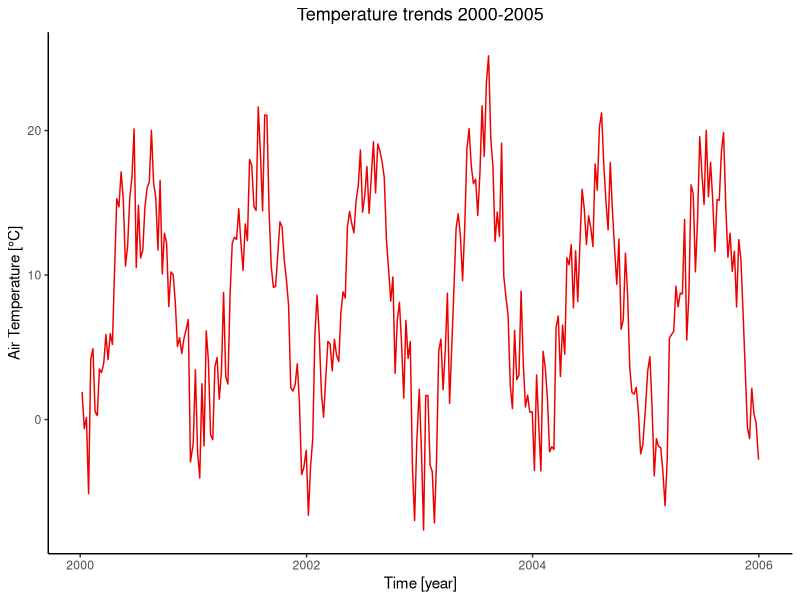
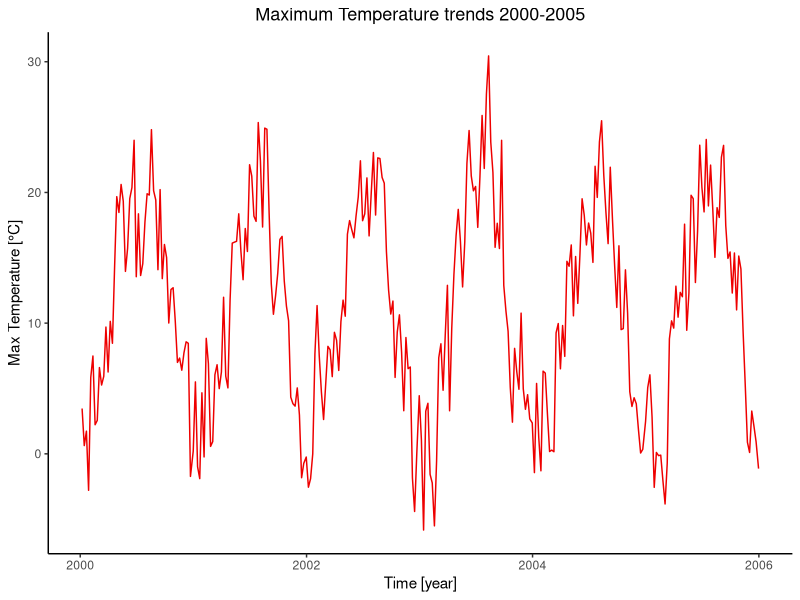
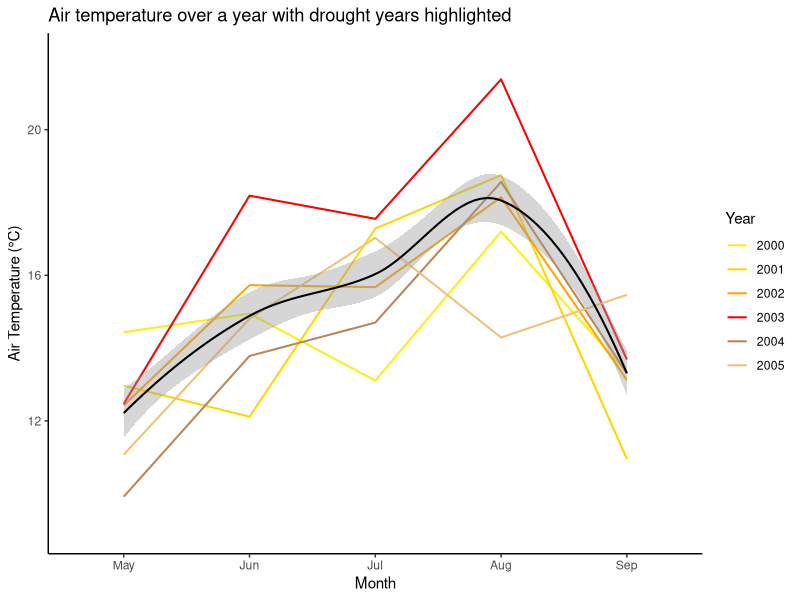
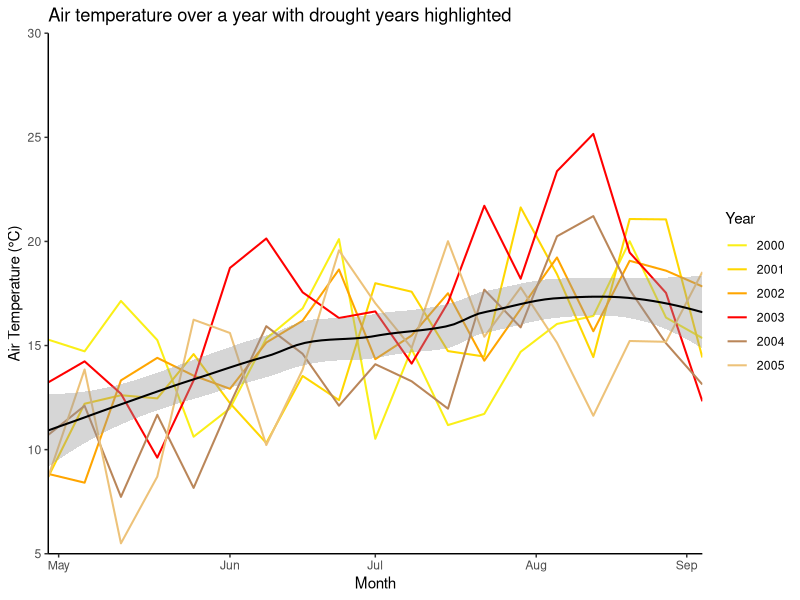
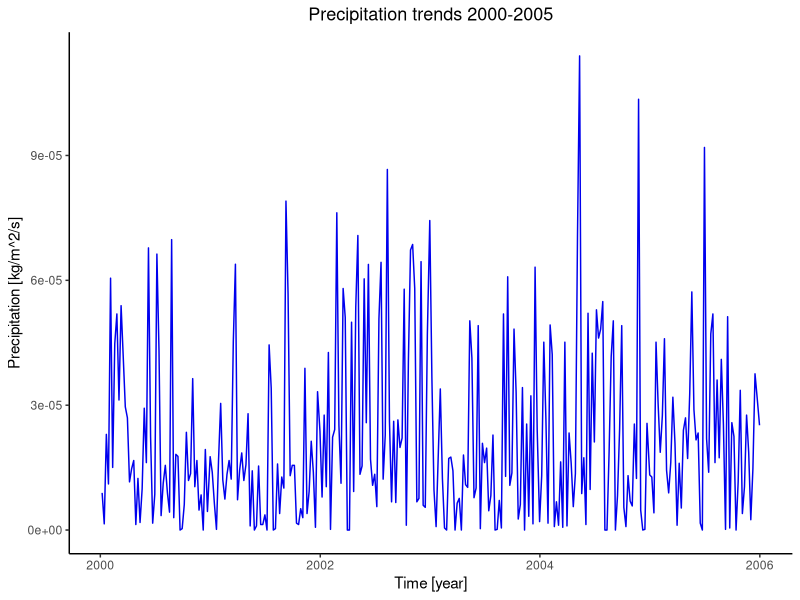
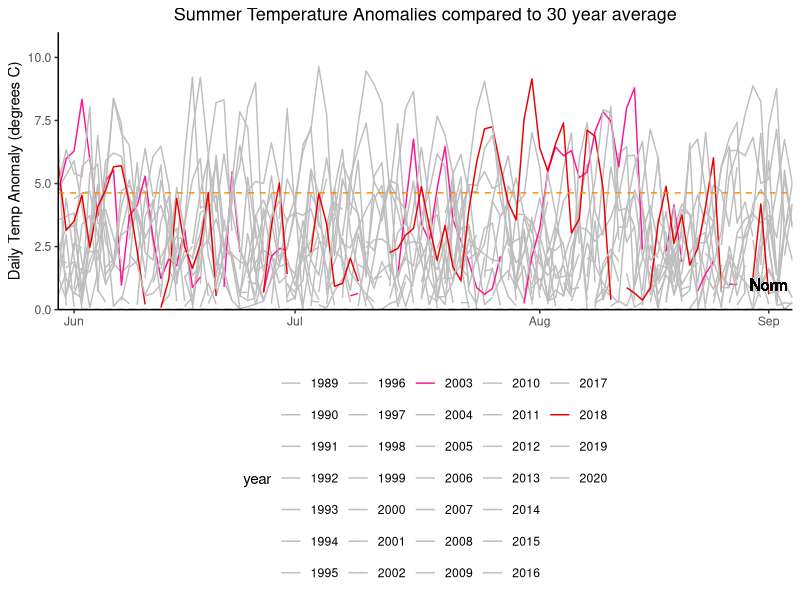
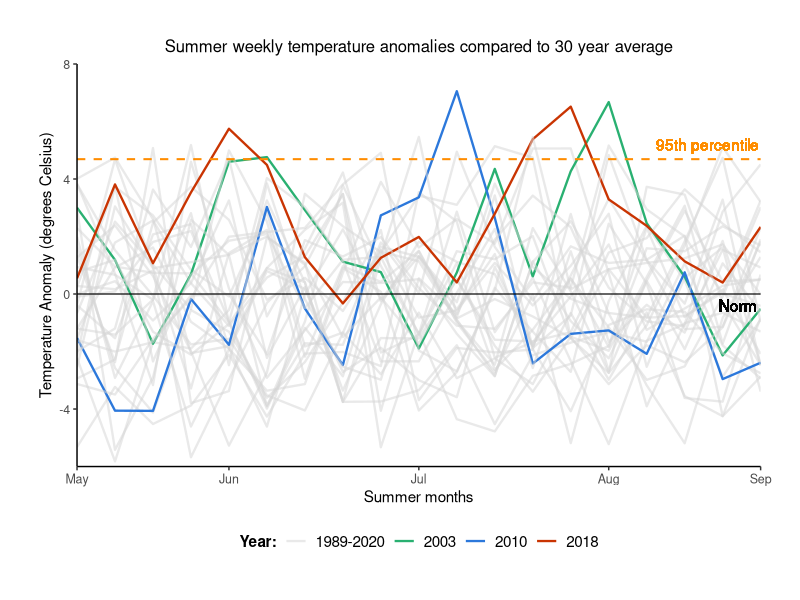
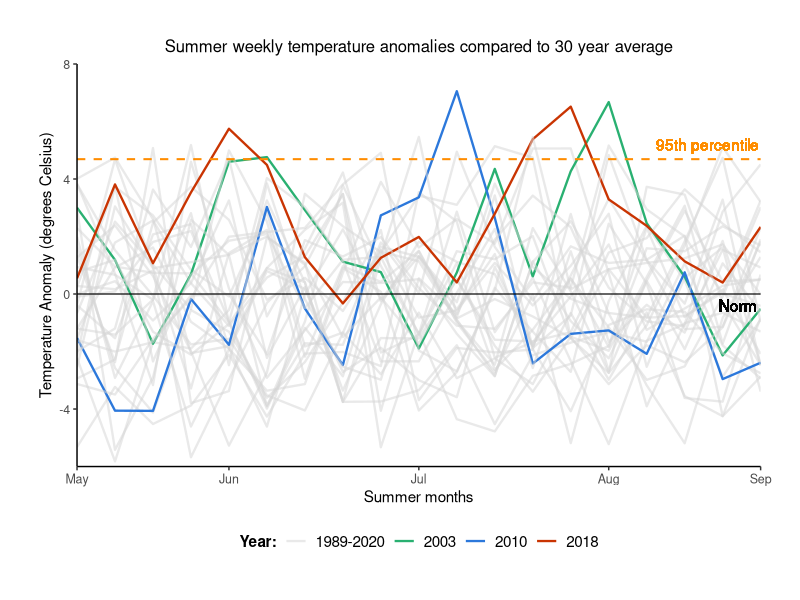

Recreate these plots in R, in order. (Note: this script raises an error after producing the figures.)
####### Anomalies plotted #######
### Amended/final code script ###
### Tegan Williams March 2024 ###

#### Data loading & wrangling ####

# Libraries (required packages for data wrangling)
library(dplyr)
library(tidyverse)
library(ggplot2) 

# Load Meteorological Data
met_data <- read.csv("Data/DE-Hai-2000-2020-weekly_timeseries_met.csv", header = TRUE)
obs_data <- read.csv("Data/DE-Hai-2000-2020-weekly_timeseries_obs.csv", header = TRUE)
sm_data <- read.csv("Data/DE-Hai-2000-2020-weekly_timeseries_metSM.csv", header= TRUE)
climate_data <- read_csv("Data/DE-Hai_FLUXNET2015_DD_1989-2020_met.csv")

# Delete 2021 data from Met data set since only NA values (-9999)
rows_to_delete <- c(1093:1144)
met_data <- met_data[-rows_to_delete, ]

# Create new column for year, months and full dates 
rows_per_year <- 52
met_data$year <- rep(2000:2020, each = rows_per_year)
met_data$full_date <- as.Date(paste0(met_data$year, "-", met_data$doy), format = "%Y-%j")
met_data <- met_data %>%
  mutate(month = month(full_date, label = TRUE))

# Now filter datasets for fewer years
met_data$year <- as.numeric(met_data$year)
met2000to2005 <- met_data[met_data$year >= 2000 & met_data$year <= 2005, ]
met2015to2020 <- met_data[met_data$year >= 2015 & met_data$year <= 2020, ]

met2003 <- met_data[met_data$year >= 2003 & met_data$year <= 2003, ]
met2018 <- met_data[met_data$year >= 2018 & met_data$year <= 2018, ]

#### Plots of raw Meteorological data time series ####

# Air Temperature over Time for 2000 to 2005
ggplot(met2000to2005, aes(x = full_date, y = airt_C)) +
  geom_line(colour="red2") +
  theme(legend.position = "bottom", panel.background = element_blank(), axis.line = element_line(colour = "black")) + 
  labs(title="Temperature trends 2000-2005") + 
  theme(plot.title=element_text(size=13, hjust=0.5)) + # Title size and position
  xlab("Time [year]") + 
  ylab("Air Temperature [°C]")

# Max Air Temperature over Time for 2000-2005 --> EXACTLY THE SAME TRENDS
ggplot(met2000to2005, aes(x = full_date, y = maxt_C)) +
  geom_line(colour="red2") +
  theme(legend.position = "bottom", panel.background = element_blank(), axis.line = element_line(colour = "black")) + 
  labs(title="Maximum Temperature trends 2000-2005") + 
  theme(plot.title=element_text(size=13, hjust=0.5)) + 
  xlab("Time [year]") + 
  ylab("Max Temperature [°C]")


# plotting T over time for 5 consecutive years e.g., 2000-2005, to show the difference during drought years 
# plus add the 30-year mean temperature as well!
avg_monthly_temp <- met_data %>%
  group_by(year, month) %>%
  summarise(monthlyT = mean(airt_C, na.rm = TRUE))

avg_monthly_temp$year <- as.numeric(avg_monthly_temp$year)
avg_monthly_temp_05 <- avg_monthly_temp[avg_monthly_temp$year >= 2000 & avg_monthly_temp$year <= 2005, ]
avg_monthly_temp_20 <- avg_monthly_temp[avg_monthly_temp$year >= 2015 & avg_monthly_temp$year <= 2020, ]

met_data_with_avg_temp_05 <- left_join(met2000to2005, avg_monthly_temp_05, by = c("year", "month"))

ggplot(met_data_with_avg_temp_05, aes(x = month, y = monthlyT, colour = as.factor(year), group = year)) +
  geom_line(size = 0.7) +
  geom_smooth(method = 'loess', aes(group=1), colour = "black", size = 0.7) +
  scale_color_manual(values = c("#FAEF17", "#FFD700","#FFA500","red", "#BA8659", "#EDC279")) +
  labs(x = "Month", y = "Air Temperature (°C)", title = "Air temperature over a year with drought years highlighted", colour = "Year") +
  scale_x_discrete(limits = c("May", "Jun", "Jul", "Aug", "Sep")) +
  scale_y_continuous(limits = c(9, 22)) +
  theme(legend.position = "right", panel.background = element_blank(), axis.line = element_line(colour = "black"))

# Using weekly values without the mean monthly 
ggplot(met_data_with_avg_temp_05, aes(x = doy, y = airt_C, colour = as.factor(year), group = year)) +
  geom_line(size = 0.7) +
  geom_smooth(method = 'loess', aes(group=1), colour = "black", size = 0.7) +
  scale_color_manual(values = c("#FAEF17", "#FFD700","#FFA500","red", "#BA8659", "#EDC279")) +
  labs(x = "Month", y = "Air Temperature (°C)", title = "Air temperature over a year with drought years highlighted", colour = "Year") +
  scale_x_continuous(breaks = c(121, 154, 182, 213, 242), 
                     labels = c("May", "Jun", "Jul", "Aug", "Sep"),
                     expand = c(0, 0),
                     limits = c(119, 245)) +
  scale_y_continuous(expand = c(0, 0),
                     limits = c(5,30)) +
  theme(legend.position = "right", panel.background = element_blank(), axis.line = element_line(colour = "black"))


# Precipitation over Time
ggplot(met2000to2005, aes(x = full_date, y = precip_kgm2s)) +
  geom_line(colour="blue2") +
  theme(legend.position = "bottom", panel.background = element_blank(), axis.line = element_line(colour = "black"), 
        plot.title=element_text(size=13, hjust=0.5)) + # Title size and position
  labs(title="Precipitation trends 2000-2005") + 
  xlab("Time [year]") + 
  ylab("Precipitation [kg/m^2/s]")


#### Temperature Anomalies ####
# Reference period 1989-2020
climate_data <- climate_data %>%
  mutate(TIMESTAMP = as.character(TIMESTAMP),
         year = year(as.Date(TIMESTAMP, format = "%Y%m%d")),
         month = month(as.Date(TIMESTAMP, format = "%Y%m%d")),
         doy = yday(as.Date(TIMESTAMP, format = "%Y%m%d")))

daily_averages <- climate_data %>%
  group_by(doy) %>%
  summarize(AverageTemperature = mean(MeanT, na.rm = TRUE))

datafor2003 <- climate_data %>%
  filter(year == 2003)
datafor2018 <- climate_data %>%
  filter(year == 2018)
dataforboth <- climate_data %>%
  filter(year %in% c(2003, 2018))

temp_reference_period <- climate_data %>%
  filter(year >= 1989 & year <= 2020) %>%
  group_by(doy) %>%
  summarize(tAverage = mean(MeanT, na.rm = TRUE))

# Merge climate data with reference period
temp_merged_data <- merge(climate_data, temp_reference_period, by = "doy", all.x = TRUE)

# Calculate temperature anomalies
temp_merged_data$tempAnomaly <- temp_merged_data$MeanT - temp_merged_data$tAverage

# Calculate the 90th percentile of temperature anomalies
temp_percentile_90 <- quantile(temp_merged_data$tempAnomaly, 0.9, na.rm = TRUE)
temp_percentile_0 <- quantile(temp_merged_data$tempAnomaly, 0, na.rm = TRUE)

# Filter only values in the chosen percentile
temp_anomaly_data <- temp_merged_data %>%
  filter(tempAnomaly > temp_percentile_0)
temp_anomaly_data90 <- temp_merged_data %>%
  filter(tempAnomaly > temp_percentile_90)

min(temp_anomaly_data90$tempAnomaly)
max(temp_anomaly_data90$tempAnomaly)

temp_anomaly_data$year <- as.factor(temp_anomaly_data$year)
temp_anomaly_data$doy <- as.factor(temp_anomaly_data$doy)

temp_anomaly_data_filtered <- temp_anomaly_data[c("year", "doy", "tAverage", "tempAnomaly")]
temp_anomaly_data_filtered$doy <- as.numeric(temp_anomaly_data_filtered$doy)

# Plotting Temperature Anomalies over Time

# 1) using daily values
ggplot(temp_anomaly_data_filtered, aes(x = doy, y = tempAnomaly, colour = year)) +
  geom_line() +
  geom_hline(yintercept = 0, linetype = "dashed", colour = "black") +
  geom_hline(yintercept = 4.63, linetype = "dashed", colour = "darkorange") +
  geom_text(aes(x = 235, y = -11, label = "90th Percentile"), colour = "darkorange") + 
  geom_text(aes(x = 242, y = 1, label = "Norm"), colour = "black") + 
  labs(title = "Summer Temperature Anomalies compared to 30 year average",
       x = "",
       y = "Daily Temp Anomaly (degrees C)") +
  scale_colour_manual(values = c("grey","grey","grey","grey","grey","grey","grey","grey","grey","grey","grey","grey","grey","grey","deeppink","grey", "grey","grey","grey","grey","grey","grey","grey","grey","grey","grey","grey", "grey","grey", "red2", "grey", "grey")) +
  theme(legend.position = "bottom", panel.background = element_blank(), axis.line = element_line(colour = "black"), 
        plot.title=element_text(size=13, hjust=0.5)) +
  scale_x_continuous(breaks = c(154, 182, 213, 242), 
                     labels = c("Jun", "Jul", "Aug", "Sep"),
                     expand = c(0, 0),
                     limits = c(152, 245)) +
  scale_y_continuous(expand = c(0, 0),
                     limits = c(0,11))

# 2) using weekly temperature means to calculate anomalies
weekly_average_temp_data <- climate_data %>%
  group_by(week = ceiling(as.numeric(doy)/7)) %>%
  summarise(AverageWeeklyMeanT = mean(MeanT, na.rm = TRUE))

weekly_temp_data <- climate_data %>%
  group_by(year, week = ceiling(as.numeric(doy)/7)) %>%
  summarise(WeeklyMeanT = mean(MeanT, na.rm = TRUE))

# now find the anomaly values
weekly_temp_merged_data <- merge(weekly_average_temp_data, weekly_temp_data, by = "week", all.x = TRUE)
weekly_temp_merged_data$tempAnomaly <- weekly_temp_merged_data$WeeklyMeanT - weekly_temp_merged_data$AverageWeeklyMeanT
weekly_temp_percentile_90 <- quantile(weekly_temp_merged_data$tempAnomaly, 0.9, na.rm = TRUE)
weekly_temp_percentile_0 <- quantile(weekly_temp_merged_data$tempAnomaly, 0, na.rm = TRUE)
weekly_temp_percentile_95 <- quantile(weekly_temp_merged_data$tempAnomaly, 0.95, na.rm = TRUE)

weekly_temp_anomaly_data <- weekly_temp_merged_data %>%
  filter(tempAnomaly > weekly_temp_percentile_0)
weekly_temp_anomaly_data90 <- weekly_temp_merged_data %>%
  filter(tempAnomaly > weekly_temp_percentile_90)
weekly_temp_anomaly_data95 <- weekly_temp_merged_data %>%
  filter(tempAnomaly > weekly_temp_percentile_95)

min(weekly_temp_anomaly_data95$tempAnomaly)
max(weekly_temp_anomaly_data95$tempAnomaly)

temp_anomaly_data$year <- as.factor(temp_anomaly_data$year)
temp_anomaly_data$doy <- as.factor(temp_anomaly_data$doy)

weekly_temp_anomaly_data$year <- as.factor(weekly_temp_anomaly_data$year)
weekly_temp_anomaly_data$week <- as.numeric(weekly_temp_anomaly_data$week)


# creating a new column to group into drought vs non-drought years 
# based on their max value (e.g., >6.5 temp anomaly)

# Create new column 'drought_status' and initialise it with 'non-drought'

temp_anomaly_data_summer <- weekly_temp_anomaly_data[weekly_temp_anomaly_data$week >= 18 & weekly_temp_anomaly_data$week <= 36, ]
drought_years <- temp_anomaly_data_summer %>%
  filter(tempAnomaly > 6.5) %>%
  pull(year) %>%
  unique()
temp_anomaly_data_summer['Drought_Status'] = '1989-2020'
temp_anomaly_data_summer$Drought_Status[temp_anomaly_data_summer$year %in% drought_years] <- as.character(temp_anomaly_data_summer$year[temp_anomaly_data_summer$year %in% drought_years])
temp_anomaly_data_summer$Drought_Status <- as.factor(temp_anomaly_data_summer$Drought_Status)

min(temp_anomaly_data_summer$tempAnomaly)

palette_anomalies <- c("#D6D6D686", "#29B071", "#2C78DB", "#C93402")


colourblind_palette <- c("#D4D4D4C4","#329FD6", "#C20502", "#9E21C4")

temp_anomaly_plot <- ggplot(temp_anomaly_data_summer, aes(x = week, y = tempAnomaly, colour = Drought_Status, group = year)) +
  geom_line(size = 0.8) +
  geom_hline(yintercept = 0, size = 0.4, colour = "black") +
  geom_hline(yintercept = 4.69, linetype = "dashed", size = 0.7, colour = "darkorange") +
  geom_text(aes(x = 35.4, y = -0.4, label = "Norm"), colour = "black") + 
  geom_text(aes(x = 34.6, y = 5.2, label = "95th percentile"), colour = "darkorange") + 
  labs(title = "Summer weekly temperature anomalies compared to 30 year average",
       x = "Summer months",
       y = "Temperature Anomaly (degrees Celsius)",
       colour = "Year:") +
  scale_colour_manual(values = palette_anomalies) +
  theme(legend.position = "bottom", panel.background = element_blank(), axis.line = element_line(colour = "black"), 
        plot.title = element_text(size=12, hjust=0.5),
        axis.title = element_text(size=11),
        axis.text = element_text(size=9),
        legend.title = element_text(size = 11, face = "bold", ),
        legend.text = element_text(size = 11),
        plot.margin = margin(1, 1, 1, 1, "cm")) +
  scale_x_continuous(breaks = c(18, 22, 27, 32, 36), 
                     labels = c("May", "Jun", "Jul", "Aug", "Sep"),
                     expand = c(0, 0),
                     limits = c(18, 36)) +
  scale_y_continuous(expand = c(0, 0),
                     limits = c(-6,8))

plot(temp_anomaly_plot)

dev.off()

# Save the plot as a PNG file to GitHub
ggsave("temp_anomaly_plot.png", plot = temp_anomaly_plot, width = 8, height = 6, dpi = 500)




#### Deep Soil Moisture Anomalies ####

# Reference period 2000-2020
sm_reference_period <- sm_data %>%
  filter(year >= 2000 & year <= 2020) %>%
  group_by(doy) %>%
  summarize(smAverage = mean(SWC_1, na.rm = TRUE))

# Merge with the main data
sm_merged_data <- merge(sm_data, sm_reference_period, by = "doy", all.x = TRUE)

# Calculate soil moisture anomalies
sm_merged_data$smAnomaly <- sm_merged_data$SWC_1 - sm_merged_data$smAverage

# Calculate the 90th percentile of sm anomalies
sm_percentile_95 <- quantile(sm_merged_data$smAnomaly, 0.95, na.rm = TRUE)
sm_percentile_90 <- quantile(sm_merged_data$smAnomaly, 0.9, na.rm = TRUE)
sm_percentile_0 <- quantile(sm_merged_data$smAnomaly, 0, na.rm = TRUE)
sm_percentile_10 <- quantile(sm_merged_data$smAnomaly, 0.1, na.rm = TRUE)

# Filter only values in the upper 90th percentile
sm_anomaly_data <- sm_merged_data %>%
  filter(smAnomaly > sm_percentile_0)

sm_anomaly_data90 <- sm_merged_data %>%
  filter(smAnomaly > sm_percentile_90)

sm_anomaly_data95 <- sm_merged_data %>%
  filter(smAnomaly > sm_percentile_95)

sm_anomaly_data10 <- sm_merged_data %>%
  filter(smAnomaly > sm_percentile_10)

min(sm_anomaly_data95$smAnomaly)

sm_anomaly_data$year <- as.factor(sm_anomaly_data$year)
sm_anomaly_data$doy <- as.factor(sm_anomaly_data$doy)

sm_anomaly_data_filtered <- sm_anomaly_data[c("year", "doy", "smAverage", "smAnomaly")]
sm_anomaly_data_filtered$year <- as.factor(sm_anomaly_data_filtered$year)
sm_anomaly_data_filtered$doy <- as.numeric(sm_anomaly_data_filtered$doy)

# Create new column 'drought_status' and initialise it with 'non-drought'
sm_anomaly_data_summer <- sm_anomaly_data_filtered %>%
  filter(doy %in% c(18:36))

sm_drought_years <- sm_anomaly_data_summer%>%
  filter(year %in% c(2003,2010,2018)) %>%
  pull(year) %>%
  unique()

sm_anomaly_data_summer['Drought_Status'] = '2000-2020'

sm_anomaly_data_summer <- sm_anomaly_data_summer %>%
  mutate(Drought_Status = ifelse(year %in% sm_drought_years, as.character(year), Drought_Status))

sm_anomaly_data_summer$Drought_Status <- as.factor(sm_anomaly_data_summer$Drought_Status)
sm_anomaly_data_summer$year <- as.factor(sm_anomaly_data_summer$year)
sm_anomaly_data_summer$doy <- as.numeric(sm_anomaly_data_summer$doy)
sm_anomaly_data_summer$smAnomaly <- as.numeric(sm_anomaly_data_summer$smAnomaly)

sm_anomaly_data_filtered10 <- sm_anomaly_data_summer %>%
  filter(smAnomaly > sm_percentile_10)

deficit_data <- sm_anomaly_data_summer %>%
  filter(smAnomaly < 0)
drought_threshold <- quantile(deficit_data$smAnomaly, 0.05)
minimum_deficit <- deficit_data %>%
  mutate(Drought_Status = ifelse(smAnomaly < drought_threshold, "Drought", "No Drought"))

drought_threshold95 <- minimum_deficit %>%
  filter(Drought_Status == "Drought")

max(drought_threshold95$smAnomaly)

# threshold for 80th percentile is -8.06
# threshold for 90th percentile is -9.43
# threshold for 95th percentile is -9.93

palette_before <- c("#D4D4D4C4", "#178A86", "#0F5596", "#B51717")

# Plotting soil moisture anomalies
sm_anomaly_plot <- ggplot(sm_anomaly_data_summer, aes(x = doy, y = smAnomaly, group = year, colour = Drought_Status)) +
  geom_line(size = 0.7) +
  geom_hline(yintercept = 0, size = 0.4, colour = "black") +
  geom_hline(yintercept = -8.06, linetype = "dashed", size = 0.7, colour = "darkorange") +
  geom_text(aes(x = 35.4, y = 1, label = "Norm"), colour = "black") + 
  geom_text(aes(x = 34.6, y = -10, label = "80th percentile"), colour = "darkorange") +  
  labs(title = "Summer weekly deep soil moisture anomalies compared to 20 year average",
       x = "Summer months",
       y = "Deep Soil Moisture Anomaly (mm)",
       colour = "Year:") +
  scale_colour_manual(values = palette_anomalies) +
  theme(legend.position = "bottom", panel.background = element_blank(), axis.line = element_line(colour = "black"), 
        plot.title = element_text(size=12, hjust=0.5),
        axis.title = element_text(size=11),
        axis.text = element_text(size=9),
        legend.title = element_text(size = 11, face = "bold", ),
        legend.text = element_text(size = 11),
        plot.margin = margin(1, 1, 1, 1, "cm")) +
  scale_x_continuous(breaks = c(18, 22, 27, 32, 36), 
                     labels = c("May", "Jun", "Jul", "Aug", "Sep"),
                     expand = c(0, 0),
                     limits = c(18, 36)) +
  scale_y_continuous(expand = c(0, 0),
                     limits = c(-15,15))

plot(sm_anomaly_plot)

ggsave("sm_anomaly_plot.png", plot = sm_anomaly_plot, width = 8, height = 6, dpi = 500)
